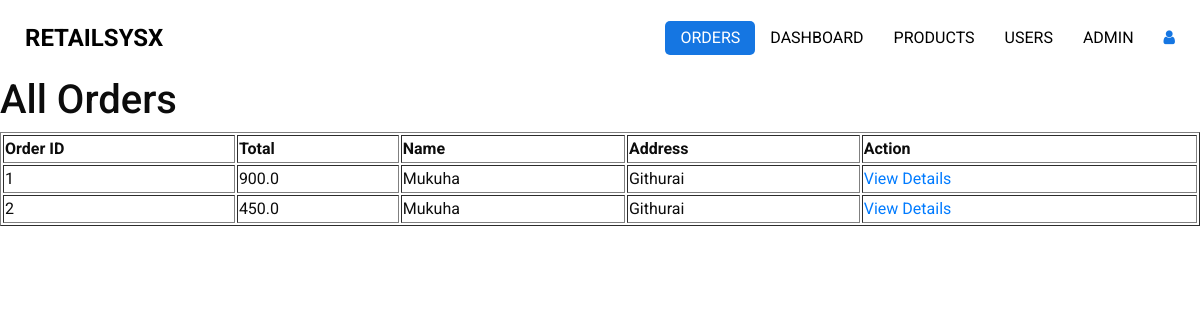
/all_orders (signed in), run on an earlier commit of the app's database.
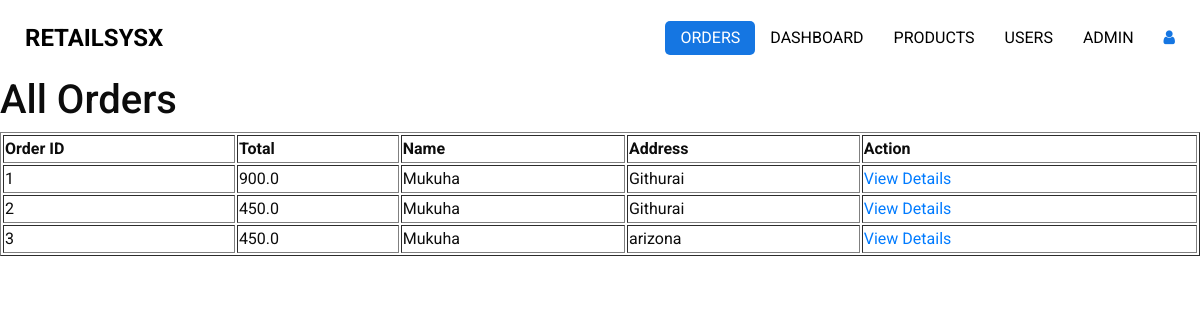
And on a later commit of the database.
### app.py (models this page shows)
class Order(db.Model):
    id = db.Column(db.Integer, primary_key=True)
    user_id = db.Column(db.Integer, db.ForeignKey('user.id', ondelete='CASCADE'), nullable=False)
    total = db.Column(db.Float, nullable=False)
    full_name = db.Column(db.String(100), nullable=False)
    address = db.Column(db.String(255), nullable=False)
    items = db.relationship('OrderItem', backref='order', lazy=True)

### app.py (the view)
@app.route('/all_orders')
@login_required
def all_orders():
    orders = Order.query.all()
    return render_template('admin/templates/admin_order.html', orders=orders)

### app.py (called while the page is built)
@login_manager.user_loader
def load_user(user_id):
    return User.query.get(int(user_id))

### templates/admin/templates/admin_order.html (shortened to what this page needs)
<!DOCTYPE html>
<html>
<head>
  <link rel="stylesheet" type="text/css" href="../static/css/bootstrap.css" />
  <link href="../static/css/font-awesome.min.css" rel="stylesheet" />
  <link href="../static/css/style.css" rel="stylesheet" />
  <link href="../static/css/responsive.css" rel="stylesheet" />
</head>
<body>
  <div class="hero_area">
    <header class="header_section">
      <div class="container-fluid">
        <nav class="navbar navbar-expand-lg custom_nav-container ">
          <a class="navbar-brand" href="href="{{ url_for('main') }}"">
            <span>
              RetailSysX
            </span>
          </a>
          <div class="collapse navbar-collapse" id="navbarSupportedContent">
            <ul class="navbar-nav  ">
              <li class="nav-item active">
                <a class="nav-link" href="">Orders </a>
              </li>
                 <li class="nav-item">
                <a class="nav-link" href="{{ url_for('admin_page') }}">Dashboard</a>
              </li>
              <li class="nav-item">
                <a class="nav-link" href="{{ url_for('manage_products') }}">Products</a>
              </li>
              <li class="nav-item">
                <a class="nav-link" href="{{ url_for('delete_user_page') }}">Users</a>
              </li>
              <li class="nav-item">
                <a class="nav-link" href="{{ url_for('view_emails') }}">Admin</a>
              </li>
            </ul>
            <div class="user_optio_box">
              <a href="{{ url_for('index') }}" onclick="return confirmLogout()">
                <i class="fa fa-user" aria-hidden="true" title="Logout as user"></i>
              </a>
            </div>
          </div>
        </nav>
      </div>
    </header>
<body>
    <h1>All Orders</h1>
    <table border="1">
        <thead>
            <tr>
                <th>Order ID</th>
                <th>Total</th>
                <th>Name</th>
                <th>Address</th>
                <th>Action</th>
            </tr>
        </thead>
        <tbody>
            {% for order in orders %}
                <tr>
                    <td>{{ order.id }}</td>
                    <td>{{ order.total }}</td>
                    <td>{{ order.full_name }}</td>
                    <td>{{ order.address }}</td>
                    <td><a href="{{ url_for('order_confirmation', order_id=order.id) }}">View Details</a></td>
                </tr>
            {% endfor %}
        </tbody>
    </table>
</body>
</html>

### static/css/style.css (style rules this page uses)
body { font-family: "Roboto", sans-serif; color: #0c0c0c; background-color: #ffffff; overflow-x: hidden; }
a, a:hover, a:focus { text-decoration: none; }
.hero_area { position: relative; min-height: 100vh; display: -webkit-box; display: -ms-flexbox; display: flex; -webkit-box-orient: vertical; -webkit-box-direction: normal; -ms-flex-direction: column; flex-direction: column; }
.header_section .container-fluid { padding-right: 25px; padding-left: 25px; }
.navbar-brand span { font-weight: bold; color: #000000; font-size: 24px; text-transform: uppercase; }
.custom_nav-container { padding: 15px 0; }
.custom_nav-container .navbar-nav { margin: auto; }
.custom_nav-container .navbar-nav .nav-item .nav-link { padding: 5px 25px; color: #000000; text-align: center; text-transform: uppercase; border-radius: 5px; -webkit-transition: all 0.3s; transition: all 0.3s; }
.custom_nav-container .navbar-nav .nav-item:hover .nav-link, .custom_nav-container .navbar-nav .nav-item.active .nav-link { color: #ffffff; background-color: #1576E2; }
.user_optio_box { display: -webkit-box; display: -ms-flexbox; display: flex; }
.user_optio_box a { margin-left: 15px; color: #1576E2; }

### static/css/responsive.css (style rules this page uses)
@media (max-width: 1300px) { .custom_nav-container .navbar-nav { margin: 0; margin-left: auto; align-items: center; } }
@media (max-width: 1300px) { .custom_nav-container .navbar-nav .nav-item .nav-link { padding: 5px 15px; } }

What changed in the data, as far as the page shows it:
added Order: id "3", total "450.0", full_name "Mukuha", address "arizona"
